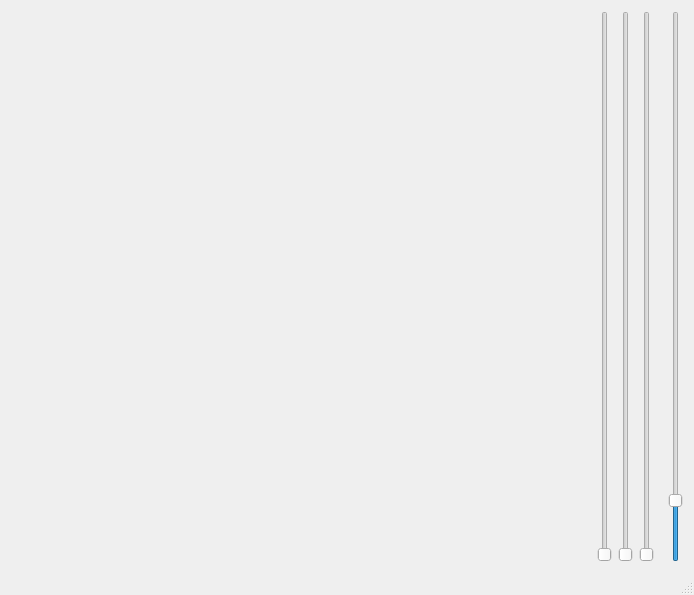
<?xml version="1.0" encoding="UTF-8"?>
<ui version="4.0">
 <class>MainWindow</class>
 <widget class="QMainWindow" name="MainWindow">
  <property name="geometry">
   <rect>
    <x>0</x>
    <y>0</y>
    <width>694</width>
    <height>595</height>
   </rect>
  </property>
  <property name="windowTitle">
   <string>MainWindow</string>
  </property>
  <widget class="QWidget" name="centralWidget">
   <layout class="QGridLayout" name="gridLayout">
    <item row="0" column="4">
     <spacer name="horizontalSpacer">
      <property name="orientation">
       <enum>Qt::Horizontal</enum>
      </property>
      <property name="sizeType">
       <enum>QSizePolicy::Fixed</enum>
      </property>
      <property name="sizeHint" stdset="0">
       <size>
        <width>8</width>
        <height>20</height>
       </size>
      </property>
     </spacer>
    </item>
    <item row="0" column="1">
     <widget class="QSlider" name="verticalSliderRotX">
      <property name="maximum">
       <number>360</number>
      </property>
      <property name="orientation">
       <enum>Qt::Vertical</enum>
      </property>
     </widget>
    </item>
    <item row="0" column="3">
     <widget class="QSlider" name="verticalSliderRotZ">
      <property name="maximum">
       <number>360</number>
      </property>
      <property name="orientation">
       <enum>Qt::Vertical</enum>
      </property>
     </widget>
    </item>
    <item row="0" column="2">
     <widget class="QSlider" name="verticalSliderRotY">
      <property name="maximum">
       <number>360</number>
      </property>
      <property name="orientation">
       <enum>Qt::Vertical</enum>
      </property>
     </widget>
    </item>
    <item row="0" column="0">
     <widget class="WidgetOpenGL" name="widgetOpenGL" native="true">
      <property name="minimumSize">
       <size>
        <width>200</width>
        <height>200</height>
       </size>
      </property>
     </widget>
    </item>
    <item row="0" column="5">
     <widget class="QSlider" name="verticalSliderZoom">
      <property name="maximum">
       <number>100</number>
      </property>
      <property name="value">
       <number>10</number>
      </property>
      <property name="orientation">
       <enum>Qt::Vertical</enum>
      </property>
     </widget>
    </item>
   </layout>
  </widget>
  <widget class="QMenuBar" name="menuBar">
   <property name="geometry">
    <rect>
     <x>0</x>
     <y>0</y>
     <width>694</width>
     <height>24</height>
    </rect>
   </property>
  </widget>
  <widget class="QStatusBar" name="statusBar"/>
 </widget>
 <layoutdefault spacing="6" margin="11"/>
 <customwidgets>
  <customwidget>
   <class>WidgetOpenGL</class>
   <extends>QWidget</extends>
   <header location="global">widgetopengl.h</header>
   <container>1</container>
   <slots>
    <slot>v_transform()</slot>
   </slots>
  </customwidget>
 </customwidgets>
 <resources/>
 <connections/>
</ui>
